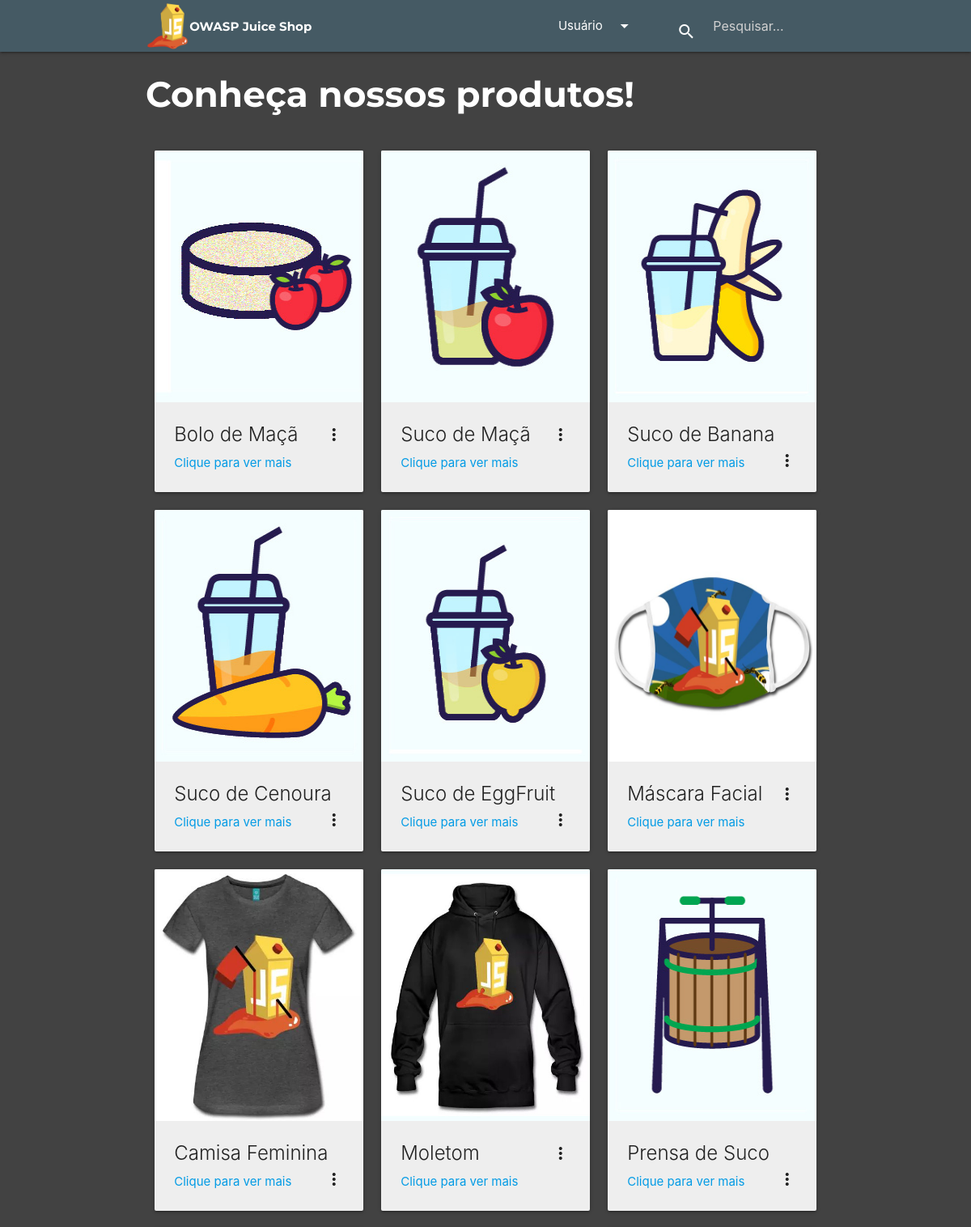
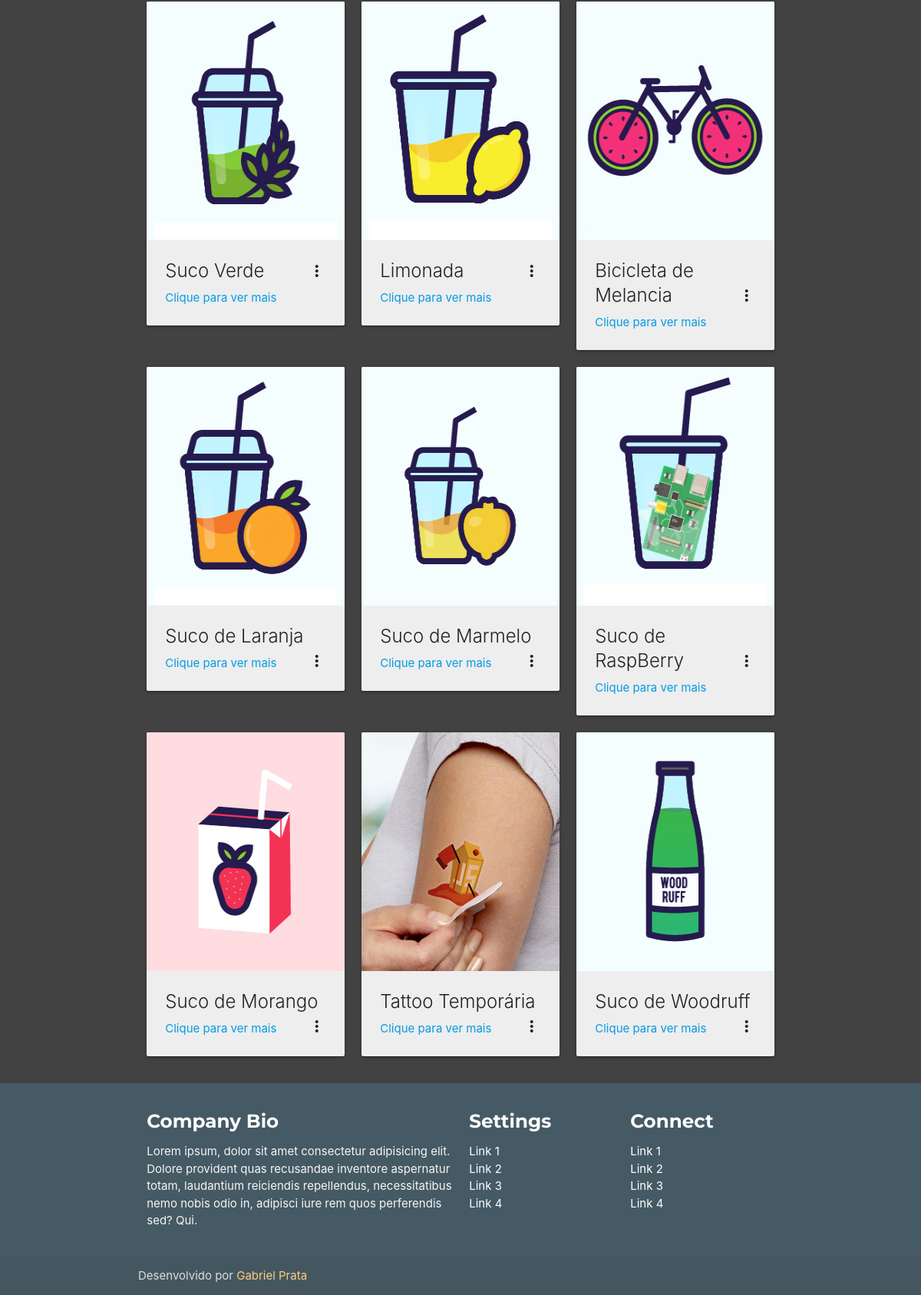
The page / on the database its author committed (2 pictures, top to bottom).
### tables this page shows
CREATE TABLE `products` (
  `id` int(11) NOT NULL,
  `name` varchar(60) NOT NULL,
  `description` text NOT NULL,
  `category` int(11) NOT NULL
);

### index.php (the view, shortened to what this page needs)
<!DOCTYPE html>
<html lang="en">
<head>
  <link href="css/materialize.css" type="text/css" rel="stylesheet" media="screen,projection" />
  <link href="css/style.css" type="text/css" rel="stylesheet" media="screen,projection" />
</head>
<body class="grey darken-3">
  <?php
  include 'src/conn.php';
  include 'navbar.php';
  ?>
  <div class="container">
    <div class="row">
      <h3 id="titleHome" class="white-text">Conheça nossos produtos!</h3>
    </div>
    <div class="row">
      <?php
      $sql = "SELECT * FROM products";
      $query = mysqli_query($conn, $sql);
      while ($reg = mysqli_fetch_array($query)) {
      ?>
        <div class="col s12 m6 l4">
          <div class="card grey lighten-3">
            <div class="card-image waves-effect waves-block waves-light">
              <img class="activator" id="productImage" src="img/products/<?php echo $reg["id"] ?>.jpg">
            </div>
            <div class="card-content">
              <span class="card-title activator grey-text text-darken-4"><?php echo $reg["name"]; ?><i class="material-icons right">more_vert</i></span>
              <p><a class="activator">Clique para ver mais</a></p>
            </div>
          </div>
        </div>
      <?php
      }
      ?>
    </div>
  </div>
  <?php
  include 'footer.php';
  ?>
</body>
</html>

### navbar.php (shortened to what this page needs)
<nav class="blue-grey darken-2" role="navigation">
    <div class="nav-wrapper container row">
        <a id="logo-container" href="#" class="col s3 valign-wrapper">
            <img src="img/JuiceShop_Logo.png" alt="OWASP Juice Shop Logo" id="logoNavbar">
            <p>OWASP Juice Shop</p>
        </a>
        <div class="col s6">
            <ul class="right hide-on-med-and-down">
                <li>
                    <a class="dropdown-trigger" href="#!" data-target="dropdown1">
                        Usuário <i class="material-icons right">arrow_drop_down</i>
                    </a>
                </li>
            </ul>
        </div>
        <div class="col s3">
            <form method="get" name="frm_busca" action="src/search.php" id="productSearch">
                <div class="input-field">
                    <input id="search" type="search" name="txt_search" required placeholder="Pesquisar...">
                    <label class="label-icon" for="search"><i class="material-icons">search</i></label>
                    <i class="material-icons">close</i>
                </div>
            </form>
        </div>
    </div>
</nav>

### footer.php
<footer class="page-footer blue-grey darken-2">
    <div class="container">
        <div class="row">
            <div class="col l6 s12">
                <h5 class="white-text">Company Bio</h5>
                <p class="grey-text text-lighten-4">
                    Lorem ipsum, dolor sit amet consectetur adipisicing elit. Dolore provident quas recusandae inventore aspernatur totam, laudantium reiciendis repellendus, necessitatibus nemo nobis odio in, adipisci iure rem quos perferendis sed? Qui.
                </p>
            </div>
            <div class="col l3 s12">
                <h5 class="white-text">Settings</h5>
                <ul>
                    <li><a class="white-text" href="#!">Link 1</a></li>
                    <li><a class="white-text" href="#!">Link 2</a></li>
                    <li><a class="white-text" href="#!">Link 3</a></li>
                    <li><a class="white-text" href="#!">Link 4</a></li>
                </ul>
            </div>
            <div class="col l3 s12">
                <h5 class="white-text">Connect</h5>
                <ul>
                    <li><a class="white-text" href="#!">Link 1</a></li>
                    <li><a class="white-text" href="#!">Link 2</a></li>
                    <li><a class="white-text" href="#!">Link 3</a></li>
                    <li><a class="white-text" href="#!">Link 4</a></li>
                </ul>
            </div>
        </div>
    </div>
    <div class="footer-copyright">
        <div class="container">
            Desenvolvido por <a class="orange-text text-lighten-3" href="https://github.com/GabrielPrata">Gabriel Prata</a>
        </div>
    </div>
</footer>

### css/style.css (style rules this page uses)
#logoNavbar { height: 65px; }
#logo-container { padding: 0; margin: 0; height: 65px; font-family: 'Montserrat', sans-serif; font-weight: 700; }
#productSearch { height: 50px; margin: 7px 0 0 0; }
#titleHome { font-family: 'Montserrat', sans-serif; font-weight: 700; }
#productImage { height: 311px; }
h5, h4, h3 { font-family: 'Montserrat', sans-serif; font-weight: 700; }

### rows shown on the page
products: shows a picture, name "Bolo de Maçã"
products: shows a picture, name "Suco de Maçã"
products: shows a picture, name "Suco de Banana"
products: shows a picture, name "Suco de Cenoura"
products: shows a picture, name "Suco de EggFruit"
products: shows a picture, name "Máscara Facial"
products: shows a picture, name "Camisa Feminina"
products: shows a picture, name "Moletom"
products: shows a picture, name "Prensa de Suco"
products: shows a picture, name "Suco Verde"
products: shows a picture, name "Limonada"
products: shows a picture, name "Bicicleta de Melancia"
products: shows a picture, name "Suco de Laranja"
products: shows a picture, name "Suco de Marmelo"
products: shows a picture, name "Suco de RaspBerry"
products: shows a picture, name "Suco de Morango"
products: shows a picture, name "Tattoo Temporária"
products: shows a picture, name "Suco de Woodruff"
